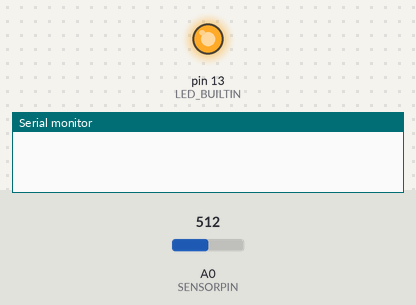
The sketch below on a simulated Arduino Uno, built with avr-gcc and run on an emulated ATmega328P. Shown: output pins drawn as LEDs (lit = HIGH), the last lines printed to the serial monitor. Inputs (shaded band) come from the test bench; at power-on: A0 (SENSORPIN) = 512.

Above: at 1.2 s.
1.3 s: A0 (SENSORPIN) set to 591
2.8 s: A0 (SENSORPIN) set to 618
At 3.1 s:
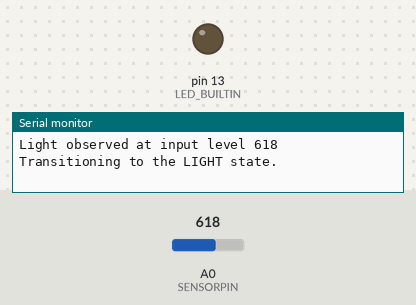
Timing chart, 0 to 5.8 s (numbered marks = the images above; inputs shaded):
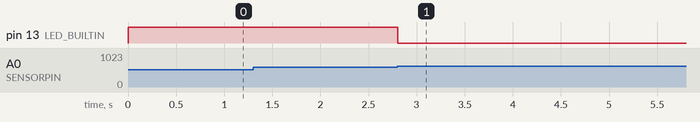

The sketch:

Hysteresis.ino
```cpp
// Hysteresis.ino : Arduino program to demonstrate a simple single-state hysteretic response.

// based uppon code by Garth Zeglin.
// https://courses.ideate.cmu.edu/99-355/s2018/text/ex/Arduino/input-hysteresis/input-hysteresis.html

// This assumes a photoresistor is pulling A0 up and a resistor is pulling A0
// down.  When the input is bright, the voltage increases, when dark, the
// voltage decreases.

/****************************************************************/
const int SENSORPIN = A0;

// The state of the system can be captured with only two values, e.g., it is
// represented as a single bit.  The following statement defines two symbolic
// values, one for each possible state.
enum lightStates { DARK, LIGHT };

// Declare the state variable as a symbolic value.
enum lightStates state = DARK;

// The hysteretic response is defined by using two thresholds.
const int lightThresh = 600;
const int darkThresh  = 200;

void setup() {
  // initialize the Serial port
  Serial.begin( 9600 );

  // configure our trivial I/O
  pinMode( LED_BUILTIN, OUTPUT );

  // the LED start out ON to match the initial state
  digitalWrite(LED_BUILTIN, HIGH);
}

void loop() {
  // Read the ambient light level.
  int input = analogRead(SENSORPIN);

  if (state == LIGHT) {
    if (input < darkThresh) {
      Serial.print("Dark observed at input level ");
      Serial.println(input);
      Serial.println("Transitioning to the DARK state.");

      state = DARK;
      digitalWrite(LED_BUILTIN, HIGH);
    }

  } else { // state must be DARK
    if (input > lightThresh) {
      Serial.print("Light observed at input level ");
      Serial.println(input);
      Serial.println("Transitioning to the LIGHT state.");

      state = LIGHT;
      digitalWrite(LED_BUILTIN, LOW);
    }
  }
}
```

Measured:
- the behaviour switches between 600 and 601 on A0 (SENSORPIN) (found by bisection; images 0 and 1)
- after the input at 1.3 s, every drawn part: stays the same
- after the input at 2.8 s, pin 13 (LED_BUILTIN): HIGH → LOW at once
